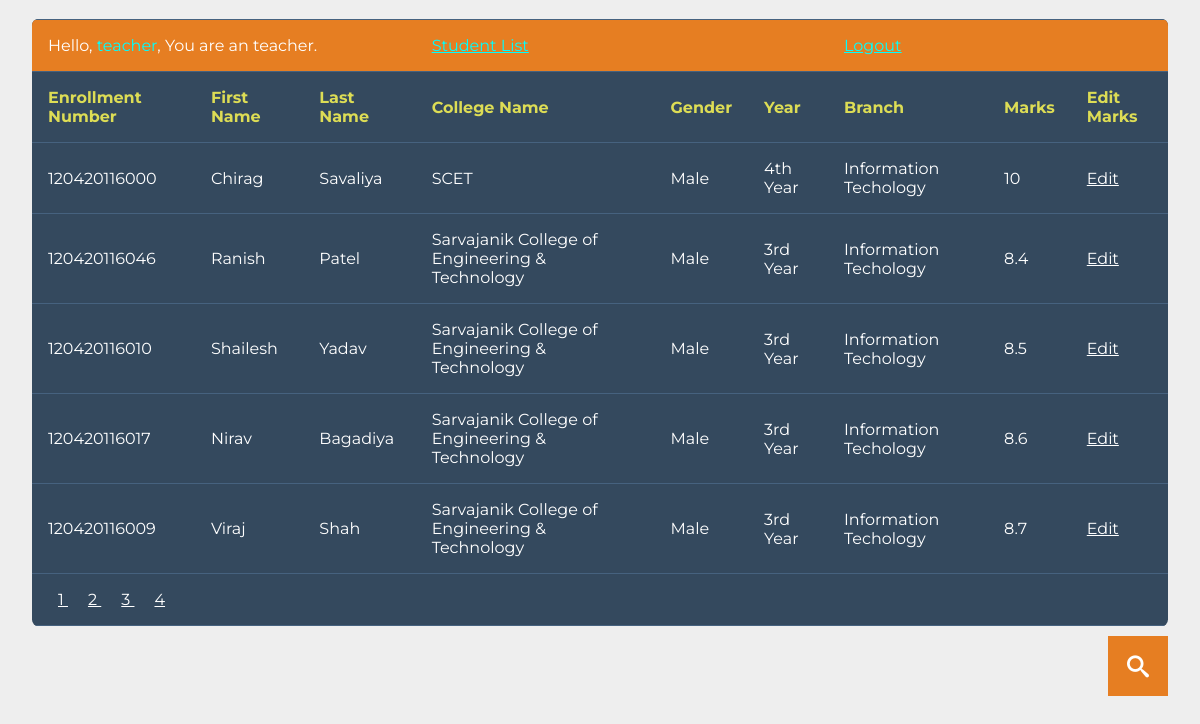
Screenshot of /student_list.php (signed in) with the database file from the repository.
### tables this page shows
CREATE TABLE IF NOT EXISTS `s_data` (
  `s_id` int(10) NOT NULL AUTO_INCREMENT,
  `s_first` text NOT NULL,
  `s_last` text NOT NULL,
  `s_college` text NOT NULL,
  `s_enrollment` bigint(14) NOT NULL,
  `s_gender` text NOT NULL,
  `s_year` varchar(10) NOT NULL,
  `s_branch` text NOT NULL,
  `s_marks` varchar(10) NOT NULL,
  PRIMARY KEY (`s_id`)
);

### student_list.php (the view, shortened to what this page needs)
<!DOCTYPE html PUBLIC "-//W3C//DTD XHTML 1.0 Transitional//EN" "http://www.w3.org/TR/xhtml1/DTD/xhtml1-transitional.dtd">
<html xmlns="http://www.w3.org/1999/xhtml">
<head>
	<link rel="stylesheet" href="style/normalize.css">
    <link rel="stylesheet" href="style/table_style.css">
    <link rel="stylesheet" type="text/css" href="style/default.css" />
    <link rel="stylesheet" type="text/css" href="style/component.css" />
</head>
<body>
	<br>
    <table class="rwd-table">
    	<tr bgcolor="#e67e22">
            <td colspan="3">Hello, <font style="color:#0FF"><?php echo $_SESSION['teacher']; ?></font>, You are an teacher.</td>
            <td colspan="3"><a href="student_list.php" style="color:#0FF">Student List</a></td>
            <td colspan="2"><a href="teacher_logout.php" style="color:#0FF">Logout</a></td>
            <td></td>
        </tr>
    	<tr>
            <th>Enrollment Number</th>
            <th>First Name</th>
            <th>Last Name</th>
            <th>College Name</th>
            <th>Gender</th>
            <th>Year</th>
            <th>Branch</th>
            <th>Marks</th>
            <th>Edit Marks</th>
      	</tr>
      	<tr>
        <?php
			@$view = $_GET['view'];
			if($view == "" || $view == "1"){
				$view1 = 0;
			}else{
				$view1 = ($view * 5) - 5;
			}
			$que = "select * from s_data order by 1 DESC limit $view1,5";
			$run = mysql_query($que);
			while($row = mysql_fetch_array($run)){
				$s_id = $row[0];
				$s_first = $row[1];
				$s_last = $row[2];
				$s_college = $row[3];
				$s_enrollment = $row[4];
				$s_gender = $row[5];
				$s_year = $row[6];
				$s_branch = $row[7];
				$s_marks = $row[8];
        ?>
            <td><?php echo $s_enrollment; ?></td>
            <td><?php echo $s_first; ?></td>
            <td><?php echo $s_last; ?></td>
            <td><?php echo $s_college; ?></td>
            <td><?php echo $s_gender; ?></td>
            <td><?php echo $s_year; ?></td>
            <td><?php echo $s_branch; ?></td>
            <td><?php echo $s_marks; ?></td>
            <td><a href="add_marks.php?addid=<?php echo $s_id; ?>" style="color:#FFF">Edit</a></td>
      	</tr>
        <?php } ?>
        <tr>
        	<?php
			$run2 = mysql_query("select * from s_data order by 1 DESC");
			$count = mysql_num_rows($run2);
			$a = $count/5;
			$a = ceil($a);
			?>
			<td>
            <?php
			for($b = 1;$b <= $a;$b++){
				?><a href="student_list.php?view=<?php echo $b; ?>" style="color:#FFF; padding:10px;"><?php echo $b." "; ?></a><?php
			}
			?>
			</td>
        </tr>
    </table>
    <div class="main clearfix">
    <div class="column">
	<div id="sb-search" class="sb-search">
    <form action="student_list.php" method="get">
		<span class="sb-icon-search"></span>
    </form>
    </div>
    </div>
    </div>
</body>
</html>

### style/table_style.css (style rules this page uses)
.rwd-table tr { border-top: 1px solid #ddd; border-bottom: 1px solid #ddd; }
.rwd-table th { display: none; }
.rwd-table td { display: block; }
.rwd-table td:first-child { padding-top: .5em; }
.rwd-table td:last-child { padding-bottom: .5em; }
.rwd-table td:before { content: attr(data-th) ": "; font-weight: bold; width: 6.5em; display: inline-block; }
@media (min-width: 480px) { .rwd-table td:before { display: none; } }
.rwd-table th, .rwd-table td { text-align: left; }
@media (min-width: 480px) { .rwd-table th, .rwd-table td { display:table-cell; padding: .25em .5em; } }
@media (min-width: 480px) { .rwd-table th:first-child, .rwd-table td:first-child { padding-left: 0; } }
@media (min-width: 480px) { .rwd-table th:last-child, .rwd-table td:last-child { padding-right: 0; } }
body { padding: 0 2em; font-family: Montserrat, sans-serif; -webkit-font-smoothing: antialiased; text-rendering: optimizeLegibility; color: #444; background: #eee; }
.rwd-table { background: #34495E; color: #fff; border-radius: .4em; overflow: hidden; }
.rwd-table tr { border-color: #46627f; }
.rwd-table th, .rwd-table td { margin: .5em 1em; }
@media (min-width: 480px) { .rwd-table th, .rwd-table td { padding: 1em !important; } }
.rwd-table th, .rwd-table td:before { color: #dd5; }

### style/default.css (style rules this page uses)
*, *:after, *:before { -webkit-box-sizing: border-box; -moz-box-sizing: border-box; box-sizing: border-box; }
.clearfix:before, .clearfix:after { content: " "; display: table; }
.clearfix:after { clear: both; }

### style/component.css (style rules this page uses)
.sb-search { position: relative; margin-top: 10px; width: 0%; min-width: 60px; height: 60px; float: right; overflow: hidden; -webkit-transition: width 0.3s; -moz-transition: width 0.3s; transition: width 0.3s; -webkit-backface-visibility: hidden; }
.sb-icon-search, .sb-search-submit { width: 60px; height: 60px; display: block; position: absolute; right: 0; top: 0; padding: 0; margin: 0; line-height: 60px; text-align: center; cursor: pointer; }
.sb-icon-search { color: #fff; background: #e67e22; z-index: 90; font-size: 22px; font-family: 'icomoon'; speak: none; font-style: normal; font-weight: normal; font-variant: normal; text-transform: none; -webkit-font-smoothing: antialiased; }
.sb-icon-search:before { content: "\e000"; }

### rows the page displays
s_data: s_enrollment "120420116000", s_first "Chirag", s_last "Savaliya", s_college "SCET", s_gender "Male", s_year "4th Year", s_branch "Information Techology", s_marks "10"
s_data: s_enrollment "120420116046", s_first "Ranish", s_last "Patel", s_college "Sarvajanik College of Engineering & Technology", s_gender "Male", s_year "3rd Year", s_branch "Information Techology", s_marks "8.4"
s_data: s_enrollment "120420116010", s_first "Shailesh", s_last "Yadav", s_college "Sarvajanik College of Engineering & Technology", s_gender "Male", s_year "3rd Year", s_branch "Information Techology", s_marks "8.5"
s_data: s_enrollment "120420116017", s_first "Nirav", s_last "Bagadiya", s_college "Sarvajanik College of Engineering & Technology", s_gender "Male", s_year "3rd Year", s_branch "Information Techology", s_marks "8.6"
s_data: s_enrollment "120420116009", s_first "Viraj", s_last "Shah", s_college "Sarvajanik College of Engineering & Technology", s_gender "Male", s_year "3rd Year", s_branch "Information Techology", s_marks "8.7"

### other values shown
$_SESSION['teacher'] "teacher"
